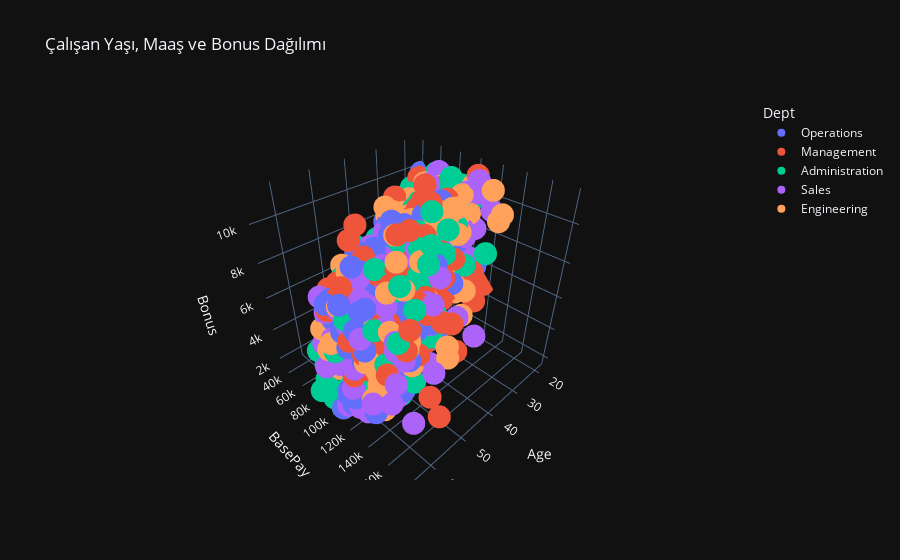

Notebook source saved alongside this figure:
### Code cell
fig = px.scatter_3d(
    dataset,
    x="Age",          
    y="BasePay",     
    z="Bonus",        
    color="Dept",     
    template='plotly_dark',  
    title='Çalışan Yaşı, Maaş ve Bonus Dağılımı'
)

fig.show()

### Figure 1 — Plotly figure (JSON) as saved in the notebook; plotly's stock layout.template omitted (floating-point values rounded to 4 significant figures; data arrays with more than 128 entries replaced by an {"elided": "..."} marker saying what was removed)
{"data": [{"hovertemplate": "Dept=Operations<br>Age=%{x}<br>BasePay=%{y}<br>Bonus=%{z}<extra></extra>", "legendgroup": "Operations", "marker": {"color": "#636efa", "symbol": "circle"}, "mode": "markers", "name": "Operations", "scene": "scene", "showlegend": true, "type": "scatter3d", "x": {"elided": "210 int values"}, "y": {"elided": "210 int values"}, "z": {"elided": "210 int values"}}, {"hovertemplate": "Dept=Management<br>Age=%{x}<br>BasePay=%{y}<br>Bonus=%{z}<extra></extra>", "legendgroup": "Management", "marker": {"color": "#EF553B", "symbol": "circle"}, "mode": "markers", "name": "Management", "scene": "scene", "showlegend": true, "type": "scatter3d", "x": {"elided": "198 int values"}, "y": {"elided": "198 int values"}, "z": {"elided": "198 int values"}}, {"hovertemplate": "Dept=Administration<br>Age=%{x}<br>BasePay=%{y}<br>Bonus=%{z}<extra></extra>", "legendgroup": "Administration", "marker": {"color": "#00cc96", "symbol": "circle"}, "mode": "markers", "name": "Administration", "scene": "scene", "showlegend": true, "type": "scatter3d", "x": {"elided": "193 int values"}, "y": {"elided": "193 int values"}, "z": {"elided": "193 int values"}}, {"hovertemplate": "Dept=Sales<br>Age=%{x}<br>BasePay=%{y}<br>Bonus=%{z}<extra></extra>", "legendgroup": "Sales", "marker": {"color": "#ab63fa", "symbol": "circle"}, "mode": "markers", "name": "Sales", "scene": "scene", "showlegend": true, "type": "scatter3d", "x": {"elided": "207 int values"}, "y": {"elided": "207 int values"}, "z": {"elided": "207 int values"}}, {"hovertemplate": "Dept=Engineering<br>Age=%{x}<br>BasePay=%{y}<br>Bonus=%{z}<extra></extra>", "legendgroup": "Engineering", "marker": {"color": "#FFA15A", "symbol": "circle"}, "mode": "markers", "name": "Engineering", "scene": "scene", "showlegend": true, "type": "scatter3d", "x": {"elided": "192 int values"}, "y": {"elided": "192 int values"}, "z": {"elided": "192 int values"}}], "layout": {"legend": {"title": {"text": "Dept"}, "tracegroupgap": 0}, "scene": {"domain": {"x": [0, 1], "y": [0, 1]}, "xaxis": {"title": {"text": "Age"}}, "yaxis": {"title": {"text": "BasePay"}}, "zaxis": {"title": {"text": "Bonus"}}}, "title": {"text": "Çalışan Yaşı, Maaş ve Bonus Dağılımı"}}}
